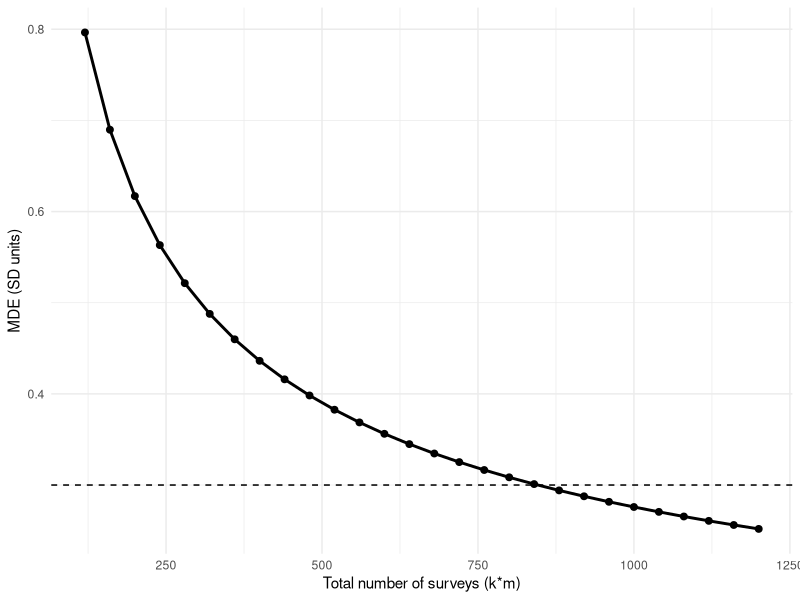

Write the R code that produced this figure.
# ===============================================
# CONTINUOUS OUTCOME - MINIMUM DETECTABLE EFFECT
# Clustered Design with adjustments for:
#   - Covariates (R2)
#   - Unequal cluster sizes (CV)
# ===============================================

rm(list = ls())
library(dplyr)
library(tidyr)
library(ggplot2)
library(writexl)

# PARAMETERS -------------------------------------------------------------
alpha     <- 0.05                                   # Significance level
power_tar <- 0.80                                   # Statistical power
icc_grid  <- c(0.01, 0.03, 0.05, 0.10, 0.20, 0.30)  # Possible ICC values
k_grid    <- seq(6, 60, by = 2)         # Total clusters (treatment + control)
m_grid    <- c(20, 25)                  # Interviews per cluster
R2        <- 0.30           # Variance reduction from covariates (ANCOVA)
CV        <- 0.20           # Coefficient of variation for unequal cluster sizes
sigma_y   <- NA_real_       # SD of the outcome (fill if you want MDE in original units)

# FUNCTIONS --------------------------------------------------------------

# MDE for continuous outcome in SD units
mde_cont_clu_cv <- function(k, mbar, icc, CV = 0, alpha = 0.05, power = 0.80, R2 = 0){
  z_a <- qnorm(1 - alpha/2)    # z-value for alpha
  z_b <- qnorm(power)          # z-value for power
  deff <- 1 + (mbar - 1)*icc*(1 + CV^2)  # design effect with unequal sizes
  (z_a + z_b) * sqrt( 2 * deff * (1 - R2) / (k * mbar) )  # returns MDE in SD units
}

# Calculate k given a target MDE
k_needed <- function(MDE_target, m, icc, alpha = 0.05, power = 0.80, R2 = 0, CV = 0){
  z_a <- qnorm(1 - alpha/2)
  z_b <- qnorm(power)
  deff <- 1 + (m - 1)*icc*(1 + CV^2)
  k_raw <- 2 * deff * (1 - R2) * (z_a + z_b)^2 / (m * MDE_target^2)
  2 * ceiling(k_raw/2)  # round up to nearest even number
}

# CREATE SCENARIO TABLE --------------------------------------------------
tabla_mde <- expand_grid(k = k_grid, m = m_grid, icc = icc_grid) |>
  rowwise() |>
  mutate(
    MDE_SD   = mde_cont_clu_cv(k, m, icc, CV, alpha, power_tar, R2),
    n_total  = k * m,
    MDE_unit = if (is.na(sigma_y)) NA_real_ else MDE_SD * sigma_y
  ) |>
  ungroup() |>
  arrange(MDE_SD)


# EXPORT -----------------------------------------------------------------
write_xlsx(tabla_mde, "size_continuous.xlsx")

# GRAPH ------------------------------------------------------------------
icc_star   <- 0.30
mde_target <- 0.30  # in SD

tabla_aux <- tabla_mde |>
  filter(m == 20, icc == icc_star)

ggplot(tabla_aux, aes(x = n_total, y = MDE_SD)) +
  geom_line(size = 1) +
  geom_point(size = 2) +
  geom_hline(yintercept = mde_target, linetype = 2) +
  labs(x = "Total number of surveys (k*m)",
       y = "MDE (SD units)") +
  theme_minimal()

ggsave("MDEvsSamplingSize_continuous.png", width = 8, height = 6, dpi = 300)

# EXAMPLE USAGE ----------------------------------------------------------
# How many clusters needed for MDE = 0.30 SD, m = 20, ICC = 0.10?
k_needed(MDE_target = 0.30, m = 20, icc = 0.10, R2 = R2, CV = CV)




